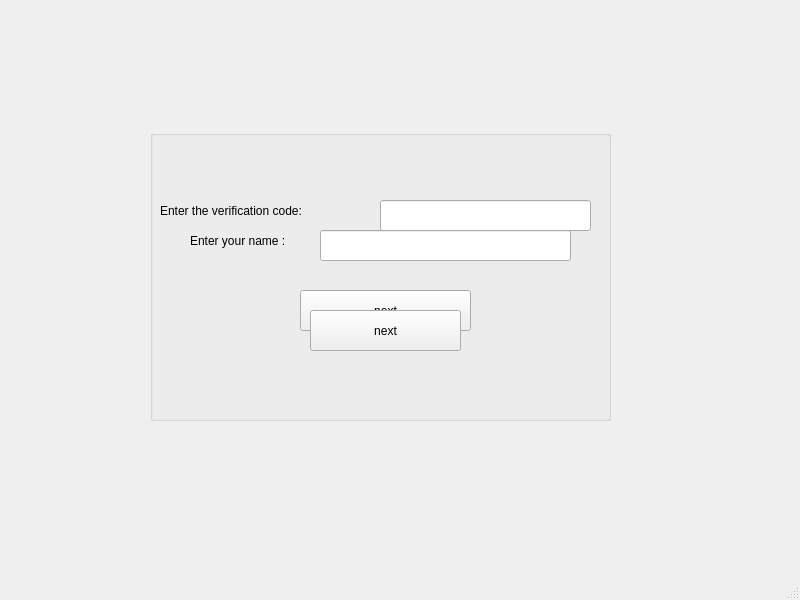
<?xml version="1.0" encoding="UTF-8"?>
<ui version="4.0">
 <class>page3_verificationcode</class>
 <widget class="QMainWindow" name="page3_verificationcode">
  <property name="geometry">
   <rect>
    <x>0</x>
    <y>0</y>
    <width>800</width>
    <height>600</height>
   </rect>
  </property>
  <property name="windowTitle">
   <string>MainWindow</string>
  </property>
  <widget class="QWidget" name="centralwidget">
   <widget class="QGroupBox" name="groupBox">
    <property name="geometry">
     <rect>
      <x>150</x>
      <y>130</y>
      <width>461</width>
      <height>291</height>
     </rect>
    </property>
    <property name="title">
     <string/>
    </property>
    <widget class="QLabel" name="verification_label">
     <property name="geometry">
      <rect>
       <x>10</x>
       <y>60</y>
       <width>191</width>
       <height>41</height>
      </rect>
     </property>
     <property name="text">
      <string>Enter the verification code:</string>
     </property>
    </widget>
    <widget class="QLineEdit" name="verification_lineEdit">
     <property name="geometry">
      <rect>
       <x>230</x>
       <y>70</y>
       <width>211</width>
       <height>31</height>
      </rect>
     </property>
    </widget>
    <widget class="QPushButton" name="next_pushButton">
     <property name="geometry">
      <rect>
       <x>150</x>
       <y>160</y>
       <width>171</width>
       <height>41</height>
      </rect>
     </property>
     <property name="text">
      <string>next</string>
     </property>
    </widget>
    <widget class="QPushButton" name="pushButton_get_name">
     <property name="geometry">
      <rect>
       <x>160</x>
       <y>180</y>
       <width>151</width>
       <height>41</height>
      </rect>
     </property>
     <property name="text">
      <string>next</string>
     </property>
    </widget>
    <widget class="QLabel" name="label_get_name">
     <property name="geometry">
      <rect>
       <x>40</x>
       <y>100</y>
       <width>131</width>
       <height>21</height>
      </rect>
     </property>
     <property name="text">
      <string>Enter your name :</string>
     </property>
    </widget>
    <widget class="QLineEdit" name="lineEdit_get_name">
     <property name="geometry">
      <rect>
       <x>170</x>
       <y>100</y>
       <width>251</width>
       <height>31</height>
      </rect>
     </property>
    </widget>
   </widget>
  </widget>
  <widget class="QMenuBar" name="menubar">
   <property name="geometry">
    <rect>
     <x>0</x>
     <y>0</y>
     <width>800</width>
     <height>22</height>
    </rect>
   </property>
  </widget>
  <widget class="QStatusBar" name="statusbar"/>
 </widget>
 <resources/>
 <connections/>
</ui>
